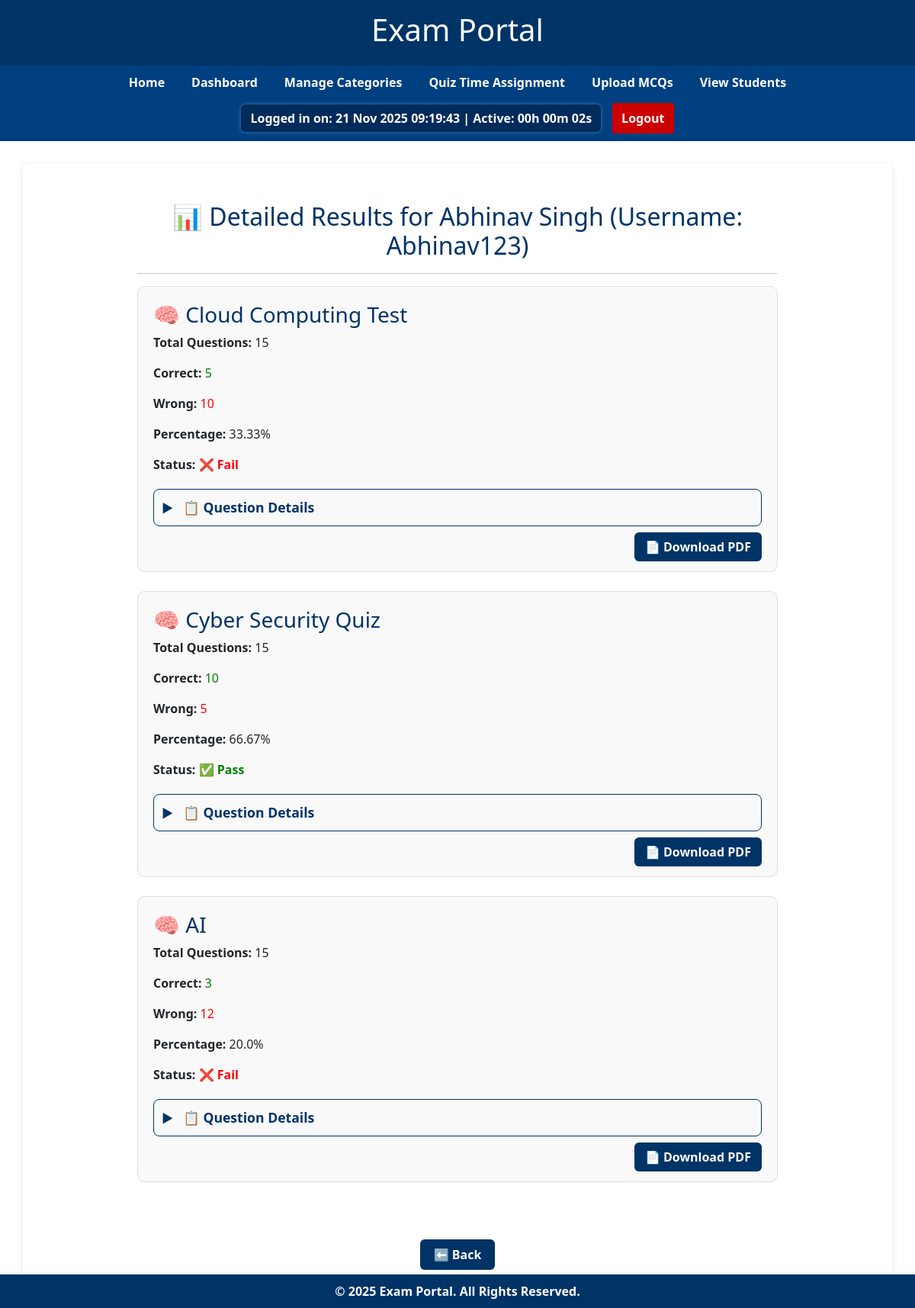
Page /students/2/results/ (signed in) on the committed database.
### mcq/models.py (models this page shows, shortened)
class Quiz(models.Model):
    category = models.ForeignKey(Category, on_delete=models.CASCADE)
    quiz_title = models.CharField(max_length=255)
    created_by = models.ForeignKey(User, on_delete=models.CASCADE)
    start_time = models.DateTimeField(null=True, blank=True)
    end_time = models.DateTimeField(null=True, blank=True)
    duration = models.IntegerField(help_text="Enter duration in minutes", null=True, blank=True)
    active = models.BooleanField(default=True)
    upload_file = models.FileField(upload_to="mcq_uploads/", null=True, blank=True)
    created_by = models.ForeignKey(User, on_delete=models.CASCADE)  # <— this is required

### mcq/views.py (the view)
# urls.py: path('students/<int:student_id>/results/', views.admin_view_results, name='admin_view_results'),
@login_required
def admin_view_results(request, student_id):
    from .models import StudentAnswer
    from django.contrib.auth.models import User
    student = get_object_or_404(User, id=student_id)
    student_answers = StudentAnswer.objects.filter(student=student).select_related('question')
    if not student_answers.exists():
        return render(request, "mcq/admin_view_results.html", {
            "student": student,
            "no_results": True
        })
    quiz_data = {}
    for ans in student_answers:
        quiz = ans.question.quiz  # get quiz from the related question
        if quiz.id not in quiz_data:
            quiz_data[quiz.id] = {
                "quiz": quiz,
                "total_questions": 0,
                "correct_answers": 0,
                "wrong_answers": 0,
                "questions": []
            }
        quiz_data[quiz.id]["total_questions"] += 1
        is_correct = ans.selected_option == ans.question.correct_option
        if is_correct:
            quiz_data[quiz.id]["correct_answers"] += 1
        else:
            quiz_data[quiz.id]["wrong_answers"] += 1
        quiz_data[quiz.id]["questions"].append({
            "question": ans.question.question,
            "selected_option": ans.selected_option,
            "correct_option": ans.question.correct_option,
            "is_correct": is_correct
        })
    for qid, qd in quiz_data.items():
        qd["score"] = round((qd["correct_answers"] / qd["total_questions"]) * 100, 2) if qd["total_questions"] > 0 else 0
    return render(request, "mcq/admin_view_results.html", {
        "student": student,
        "quiz_results": quiz_data.values()
    })

### mcq/templates/mcq/admin_view_results.html (shortened to what this page needs)
{% extends 'base.html' %}
{% block content %}
<div style="max-width:900px; margin:auto; padding:30px;">
    <h2 style="text-align:center; color:#003366;">
        📊 Detailed Results for {{ student.first_name }} {{ student.last_name }} (Username: {{ student.username }})
    </h2>
    <hr>
    {% if no_results %}
        <p style="text-align:center; color:#888;">No results found for this student.</p>
    {% else %}
        {% for result in quiz_results %}
        <div style="background:#f9f9f9; border:1px solid #ddd; border-radius:10px; padding:20px; margin-bottom:25px;">
            <h3 style="color:#003366;">🧠 {{ result.quiz.quiz_title }}</h3>
            <p><b>Total Questions:</b> {{ result.total_questions }}</p>
            <p><b>Correct:</b> <span style="color:green;">{{ result.correct_answers }}</span></p>
            <p><b>Wrong:</b> <span style="color:red;">{{ result.wrong_answers }}</span></p>
            <p><b>Percentage:</b> {{ result.score }}%</p>
            <p>
                <b>Status:</b>
                {% if result.score >= 50 %}
                    <span style="color:green; font-weight:bold;">✅ Pass</span>
                {% else %}
                    <span style="color:red; font-weight:bold;">❌ Fail</span>
                {% endif %}
            </p>
            <details style="margin-top:20px; border:1px solid #003366; border-radius:8px; padding:10px; max-width:100%;">
                <summary style="
                    cursor:pointer;
                    font-weight:bold;
                    font-size:1.1em;
                    color:#003366;
                    list-style:none;
                    outline:none;
                    user-select:none;
                ">
                    📋 Question Details
                </summary>
            </details>
            <div style="text-align:right; margin-top:15px;">
                <a href="{% url 'admin_download_quiz_pdf' student.id result.quiz.id %}"
                   style="background:#003366; color:white; padding:8px 14px; border-radius:6px; text-decoration:none; font-weight:bold;">
                   📄 Download PDF
                </a>
            </div>
        </div>
        {% endfor %}
    {% endif %}
</div>
<div style="text-align:center; margin-top:20px;">
    <button onclick="history.back()"
            style="background:#003366; color:white; padding:8px 18px; border-radius:6px; border:none; font-weight:bold; cursor:pointer;">
        ⬅️ Back
    </button>
</div>
{% endblock %}

### mcq/templates/base.html (style rules this page uses)
body { font-family: Arial, sans-serif; background-color: #f2f4f8; margin: 0; padding: 0; }

### mcq/templates/mcq/admin_view_results.html (style rules this page uses)
details summary::before { content: "▶"; font-size: 1rem; display: inline-block; margin-right: 8px; transition: transform 0.3s ease; }

### rows in the picture
Quiz: quiz.quiz_title "Cloud Computing Test", total_questions "15", correct_answers "5", wrong_answers "10", score "33.33", shows "❌ Fail"
Quiz: quiz.quiz_title "Cyber Security Quiz", total_questions "15", correct_answers "10", wrong_answers "5", score "66.67", shows "✅ Pass"
Quiz: quiz.quiz_title "AI", total_questions "15", correct_answers "3", wrong_answers "12", score "20.0", shows "❌ Fail"

### other values in the picture
{{ student.first_name }} "Abhinav"
{{ student.last_name }} "Singh"
{{ student.username }} "Abhinav123"
